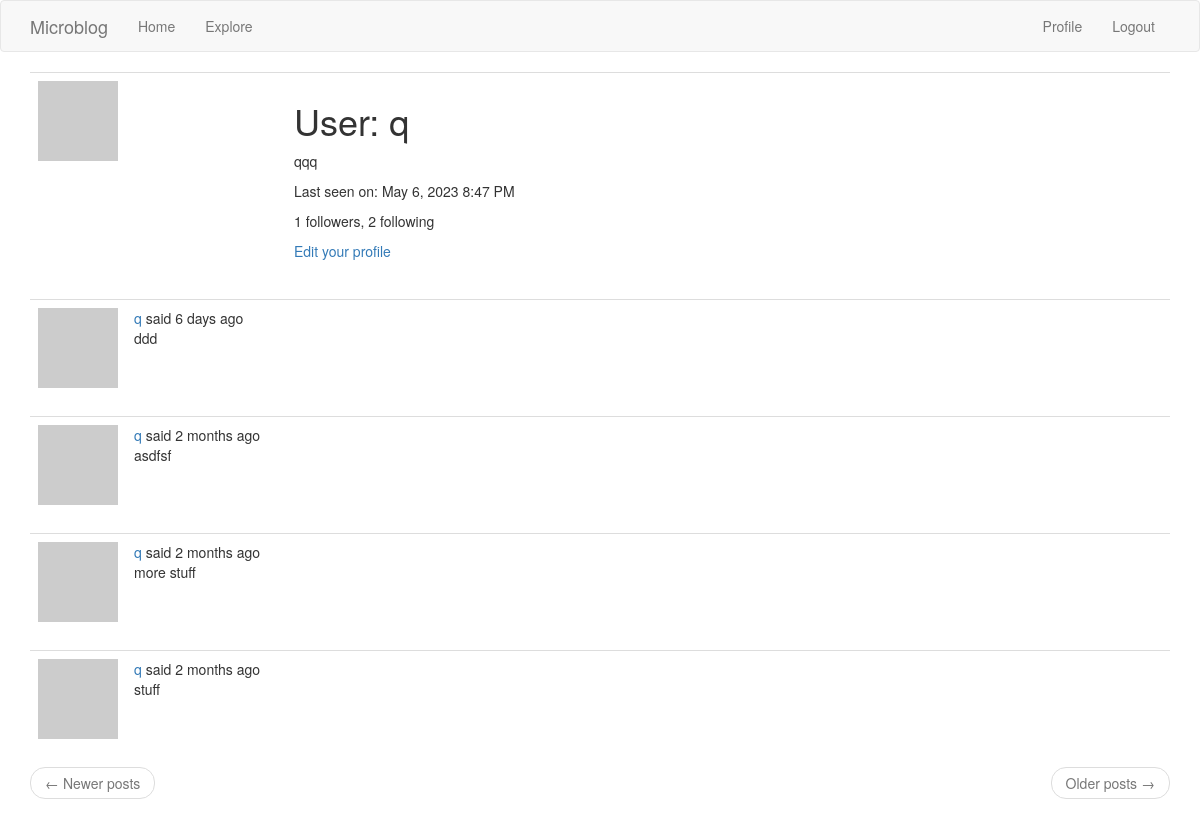
/user/q (signed in), run on an earlier commit of the app's database.
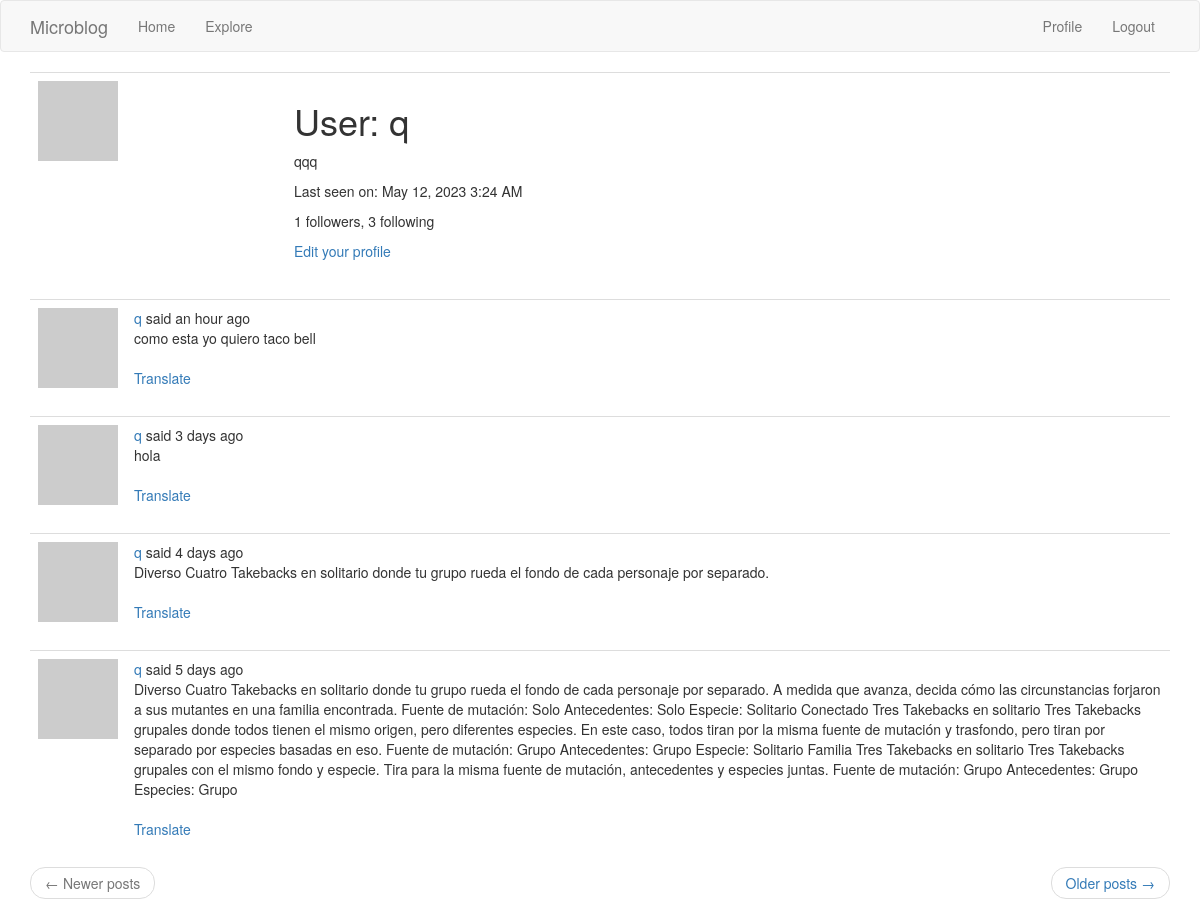
And on a later commit of the database.
### app/models.py (models this page shows, shortened)
class User(UserMixin, db.Model):
    __tablename__ = 'user'
    id = db.Column(db.Integer, primary_key=True)
    username = db.Column(db.String(64), index=True, unique=True)
    email = db.Column(db.String(120), index=True, unique=True)
    password_hash = db.Column(db.String(128))
    posts = db.relationship('Post', backref='author', lazy='dynamic')
    about_me = db.Column(db.String(140))
    last_seen = db.Column(db.DateTime, default=datetime.utcnow)
    followed = db.relationship(
        'User', secondary=followers,
        primaryjoin=(followers.c.follower_id == id),
        secondaryjoin=(followers.c.followed_id == id),
        backref=db.backref('followers', lazy='dynamic'), lazy='dynamic')
    def avatar(self, size):
        digest = md5(self.email.lower().encode('utf-8')).hexdigest()
        return 'https://www.gravatar.com/avatar/{}?d=identicon&s={}'.format(
            digest, size)

class Post(db.Model):
    __tablename__ = 'posts'
    id = db.Column(db.Integer, primary_key=True)
    body = db.Column(db.String(140))
    timestamp = db.Column(db.DateTime, index=True, default=datetime.utcnow)
    language = db.Column(db.String(5))
    user_id = db.Column(db.Integer, db.ForeignKey('user.id'))

### app/main/routes.py (the view)
@bp.route('/user/<username>')
@login_required
def user(username):
    user = User.query.filter_by(username=username).first_or_404()
    page = request.args.get('page', 1, type=int)
    posts = user.posts.order_by(Post.timestamp.desc()).paginate(
        page=page, per_page=current_app.config['POSTS_PER_PAGE'],
        error_out=False)
    next_url = url_for('main.user', username=user.username,
                       page=posts.next_num) if posts.has_next else None
    prev_url = url_for('main.user', username=user.username,
                       page=posts.prev_num) if posts.has_prev else None
    form = EmptyForm()
    return render_template('user.html', user=user, posts=posts.items,
                           next_url=next_url, prev_url=prev_url, form=form)

### app/main/routes.py (called while the page is built)
@bp.before_app_request
def before_request():
    if current_user.is_authenticated:
        current_user.last_seen = datetime.utcnow()
        db.session.commit()
    g.locale = str(get_locale())

### app/models.py (called while the page is built)
@login.user_loader
def load_user(id):
    return User.query.get(int(id))

### app/templates/user.html (shortened to what this page needs)
{% extends "base.html" %}
{% block app_content %}
    <table class="table table-hover">
        <tr>
            <td width="256px"><img src="{{ user.avatar(256) }}"></td>
            <td>
                <h1>{{ _('User') }}: {{ user.username }}</h1>
                {% if user.about_me %}<p>{{ user.about_me }}</p>{% endif %}
                {% if user.last_seen %}
                <p>{{ _('Last seen on') }}: {{ moment(user.last_seen).format('LLL') }}</p>
                {% endif %}
                <p>{{ _('%(count)d followers', count=user.followers.count()) }}, {{ _('%(count)d following', count=user.followed.count()) }}</p>
                {% if user == current_user %}
                <p><a href="{{ url_for('main.edit_profile') }}">{{ _('Edit your profile') }}</a></p>
                {% endif %}
            </td>
        </tr>
    </table>
    {% for post in posts %}
        {% include '_post.html' %}
    {% endfor %}
    <nav aria-label="...">
        <ul class="pager">
            <li class="previous{% if not prev_url %} disabled{% endif %}">
                <a href="{{ prev_url or '#' }}">
                    <span aria-hidden="true">&larr;</span> {{ _('Newer posts') }}
                </a>
            </li>
            <li class="next{% if not next_url %} disabled{% endif %}">
                <a href="{{ next_url or '#' }}">
                    {{ _('Older posts') }} <span aria-hidden="true">&rarr;</span>
                </a>
            </li>
        </ul>
    </nav>
{% endblock %}

### app/templates/_post.html (shortened to what this page needs)
    <table class="table table-hover">
        <tr>
            <td width="70px">
                <a href="{{ url_for('main.user', username=post.author.username) }}">
                    <img src="{{ post.author.avatar(70) }}" />
                </a>
            </td>
            <td>
                {{ _('%(username)s said %(when)s',
                    username=user_link, when=moment(post.timestamp).fromNow()) }}
                <br>
                <span id="post{{ post.id }}">{{ post.body }}</span>
                {% if post.language and post.language != g.locale %}
                <br><br>
                <span id="translation{{ post.id }}">
                    <a href="javascript:translate(
                                '#post{{ post.id }}',
                                '#translation{{ post.id }}',
                                '{{ post.language }}',
                                '{{ g.locale }}');">{{ _('Translate') }}</a>
                </span>
                {% endif %}
            </td>
        </tr>
    </table>

What changed in the data, as far as the page shows it:
no longer on this page (row unchanged): Post: body "ddd"
no longer on this page (row unchanged): Post: body "asdfsf"
no longer on this page (row unchanged): Post: body "more stuff"
no longer on this page (row unchanged): Post: body "stuff"
changed User "qqq": last_seen "May 6, 2023 8:47 PM" → "May 12, 2023 3:24 AM"
added Post: body "como esta yo quiero taco bell"
added Post: body "hola"
added Post: body "Diverso Cuatro Takebacks en solitario donde tu grupo rueda el fondo de cada personaje por separado."
added Post: body "Diverso Cuatro Takebacks en solitario donde tu grupo rueda el fondo de cada personaje por separado. A medida que avanza, decida cómo las circunstancias forjaron a sus mutantes en una familia encontrada. Fuente de mutación: Solo Antecedentes: Solo Especie: Solitario Conectado Tres Takebacks en solitario Tres Takebacks grupales donde todos tienen el mismo origen, pero diferentes especies. En este caso, todos tiran por la misma fuente de mutación y trasfondo, pero tiran por separado por especies basadas en eso. Fuente de mutación: Grupo Antecedentes: Grupo Especie: Solitario Familia Tres Takebacks en solitario Tres Takebacks grupales con el mismo fondo y especie. Tira para la misma fuente de…"
Also different on the page:
text no longer shown: "2 following"
text now shown: "3 following"
